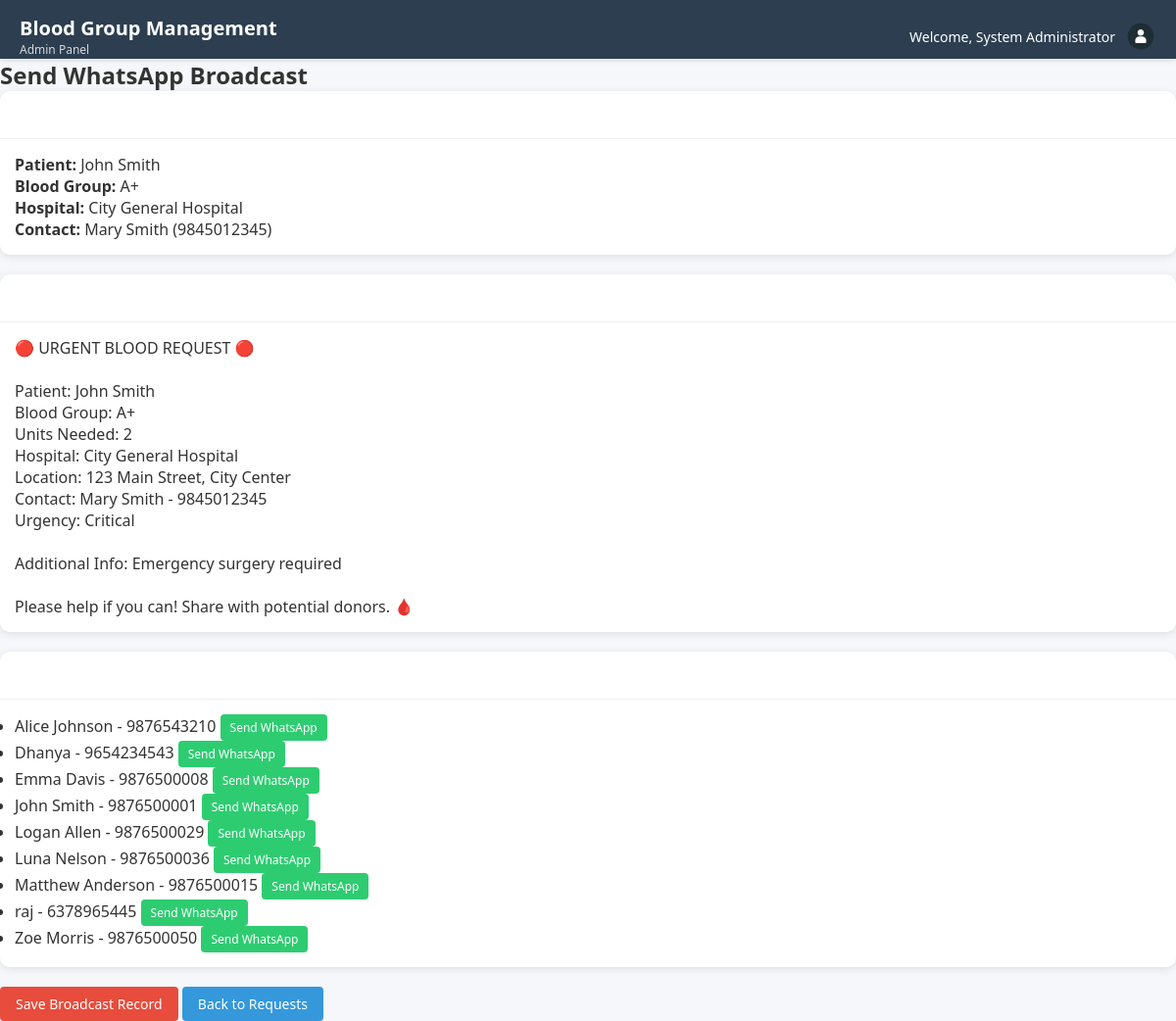
Page /admin/whatsapp_broadcast.php?request_id=1 (signed in) on the committed database.
### tables this page shows
CREATE TABLE `blood_requests` (
  `id` int(11) NOT NULL,
  `patient_name` varchar(100) NOT NULL,
  `contact_name` varchar(100) NOT NULL,
  `contact_phone` varchar(15) NOT NULL,
  `blood_group` enum('A+','A-','B+','B-','AB+','AB-','O+','O-') NOT NULL,
  `units_needed` int(11) NOT NULL DEFAULT 1,
  `hospital_name` varchar(100) NOT NULL,
  `hospital_address` text NOT NULL,
  `urgency` enum('Critical','High','Medium','Low') NOT NULL DEFAULT 'Medium',
  `additional_info` text DEFAULT NULL,
  `status` enum('pending','approved','rejected','completed') NOT NULL DEFAULT 'pending',
  `requested_by` int(11) DEFAULT NULL COMMENT 'Student ID if logged in',
  `requested_ip` varchar(45) DEFAULT NULL,
  `admin_notes` text DEFAULT NULL,
  `approved_by` int(11) DEFAULT NULL COMMENT 'Admin ID who approved',
  `created_at` timestamp NOT NULL DEFAULT current_timestamp(),
  `updated_at` timestamp NOT NULL DEFAULT current_timestamp() ON UPDATE current_timestamp()
);

CREATE TABLE `students` (
  `id` int(11) NOT NULL,
  `student_id` varchar(20) NOT NULL,
  `full_name` varchar(100) NOT NULL,
  `email` varchar(100) NOT NULL,
  `phone` varchar(15) NOT NULL,
  `blood_group` enum('A+','A-','B+','B-','AB+','AB-','O+','O-') NOT NULL,
  `department` varchar(50) NOT NULL,
  `year_of_study` int(11) NOT NULL,
  `last_donation_date` date DEFAULT NULL,
  `is_available` tinyint(1) DEFAULT 1,
  `password` varchar(255) NOT NULL,
  `created_at` timestamp NOT NULL DEFAULT current_timestamp()
);

### includes/blood-requests.php (called while the page is built, shortened)
<?php
class BloodRequest {
    private $pdo;
    public function __construct($pdo) {
        $this->pdo = $pdo;
    }
     public function getRequestById($request_id) {
        $sql = "SELECT br.*, s.full_name as requested_by_name, a.full_name as approved_by_name
                FROM blood_requests br
                LEFT JOIN students s ON br.requested_by = s.id
                LEFT JOIN admins a ON br.approved_by = a.id
                WHERE br.id = ?";
        $stmt = $this->pdo->prepare($sql);
        $stmt->execute([$request_id]);
        return $stmt->fetch(PDO::FETCH_ASSOC);
    }
    public function getAvailableDonors($blood_group) {
        $sql = "SELECT s.*, DATEDIFF(CURDATE(), COALESCE(s.last_donation_date, '2000-01-01')) as days_since_last_donation
                FROM students s
                WHERE s.blood_group = ? AND s.is_available = 1
                AND (s.last_donation_date IS NULL OR DATEDIFF(CURDATE(), s.last_donation_date) >= 90)
                ORDER BY s.full_name";
        $stmt = $this->pdo->prepare($sql);
        $stmt->execute([$blood_group]);
        return $stmt->fetchAll(PDO::FETCH_ASSOC);
    }
}
?>

### includes/whatsapp-broadcast.php (called while the page is built, shortened)
<?php
class WhatsAppBroadcast {
    public function generateMessage($request) {
        $urgency_emoji = [
            'Critical' => '🔴',
            'High' => '🟠',
            'Medium' => '🟡',
            'Low' => '🟢'
        ];
        $message = "{$urgency_emoji[$request['urgency']]} URGENT BLOOD REQUEST {$urgency_emoji[$request['urgency']]}\n\n";
        $message .= "Patient: {$request['patient_name']}\n";
        $message .= "Blood Group: {$request['blood_group']}\n";
        $message .= "Units Needed: {$request['units_needed']}\n";
        $message .= "Hospital: {$request['hospital_name']}\n";
        $message .= "Location: {$request['hospital_address']}\n";
        $message .= "Contact: {$request['contact_name']} - {$request['contact_phone']}\n";
        $message .= "Urgency: {$request['urgency']}\n\n";
        if (!empty($request['additional_info'])) {
            $message .= "Additional Info: {$request['additional_info']}\n\n";
        }
        $message .= "Please help if you can! Share with potential donors. 🩸";
        return $message;
    }
}
?>

### admin/whatsapp_broadcast.php (the view, shortened to what this page needs)
<?php
require_once '../includes/config.php';
require_once '../includes/blood-requests.php';
require_once '../includes/whatsapp-broadcast.php';
$bloodRequest = new BloodRequest($pdo);
$whatsapp = new WhatsAppBroadcast($pdo);
$request_id = $_GET['request_id'];
$request = $bloodRequest->getRequestById($request_id);
$message = $whatsapp->generateMessage($request);
$donors = $bloodRequest->getAvailableDonors($request['blood_group']);
include '../includes/admin_header.php';
?>
<div class="container">
    <h2>Send WhatsApp Broadcast</h2>
    <div class="card mb-4">
        <div class="card-header">
            <h5>Request Details</h5>
        </div>
        <div class="card-body">
            <p><strong>Patient:</strong> <?php echo $request['patient_name']; ?></p>
            <p><strong>Blood Group:</strong> <?php echo $request['blood_group']; ?></p>
            <p><strong>Hospital:</strong> <?php echo $request['hospital_name']; ?></p>
            <p><strong>Contact:</strong> <?php echo $request['contact_name']; ?> (<?php echo $request['contact_phone']; ?>)</p>
        </div>
    </div>
    <div class="card mb-4">
        <div class="card-header">
            <h5>Message Preview</h5>
        </div>
        <div class="card-body">
            <pre style="white-space: pre-wrap;"><?php echo $message; ?></pre>
        </div>
    </div>
    <div class="card mb-4">
        <div class="card-header">
            <h5>Recipients (<?php echo count($donors); ?> available donors)</h5>
        </div>
        <div class="card-body">
            <ul class="list-group">
                <?php foreach ($donors as $donor): ?>
                <li class="list-group-item">
                    <?php echo $donor['full_name']; ?> - <?php echo $donor['phone']; ?>
                    <a href="https://wa.me/<?php echo $donor['phone']; ?>?text=<?php echo urlencode($message); ?>"
                       target="_blank" class="btn btn-sm btn-success float-right">Send WhatsApp</a>
                </li>
                <?php endforeach; ?>
            </ul>
        </div>
    </div>
    <form method="POST">
        <button type="submit" class="btn btn-primary">Save Broadcast Record</button>
        <a href="manage_requests.php" class="btn btn-secondary">Back to Requests</a>
    </form>
</div>

### assets/css/admin.css (style rules this page uses)
* { margin: 0; padding: 0; box-sizing: border-box; font-family: 'Segoe UI', Tahoma, Geneva, Verdana, sans-serif; }
.card { background: white; border-radius: 8px; box-shadow: 0 3px 10px rgba(0,0,0,0.05); margin-bottom: 30px; }
.card-header { padding: 20px; border-bottom: 1px solid #f0f0f0; display: flex; justify-content: space-between; align-items: center; }
.card-body { padding: 20px; }
.btn { display: inline-flex; align-items: center; justify-content: center; padding: 8px 16px; border-radius: 4px; font-size: 14px; font-weight: 500; cursor: pointer; transition: all 0.3s; border: none; text-decoration: none; gap: 8px; }
.btn-sm { padding: 5px 10px; font-size: 12px; }
.btn-primary { background-color: var(--primary-color); color: white; }
.btn-secondary { background-color: var(--secondary-color); color: white; }
.btn-success { background-color: var(--success-color); color: white; }
.card { background: white; border-radius: 10px; box-shadow: 0 2px 8px rgba(0,0,0,0.1); overflow: hidden; margin-bottom: 20px; }
.card-header { color: white; padding: 15px 20px; }
.card-body { padding: 15px; }

### rows in the picture
blood_requests: patient_name "John Smith", blood_group "A+", hospital_name "City General Hospital", contact_name "Mary Smith", contact_phone "9845012345", message "🔴 URGENT BLOOD REQUEST 🔴 Patient: John Smith Blood Group: A+ Units Needed: 2 Hospital: City General Hospital Location: 123 Main Street, City Center Contact: Mary Smith - 9845012345 Urgency: Critical Additional Info: Emergency surgery required Please help if you can! Share with potential donors. 🩸"
students: full_name "Alice Johnson", phone "9876543210"
students: full_name "Dhanya", phone "9654234543"
students: full_name "Emma Davis", phone "9876500008"
students: full_name "John Smith", phone "9876500001"
students: full_name "Logan Allen", phone "9876500029"
students: full_name "Luna Nelson", phone "9876500036"
students: full_name "Matthew Anderson", phone "9876500015"
students: full_name "raj", phone "6378965445"
students: full_name "Zoe Morris", phone "9876500050"

### other values in the picture
$_SESSION['admin_name'] "System Administrator"
